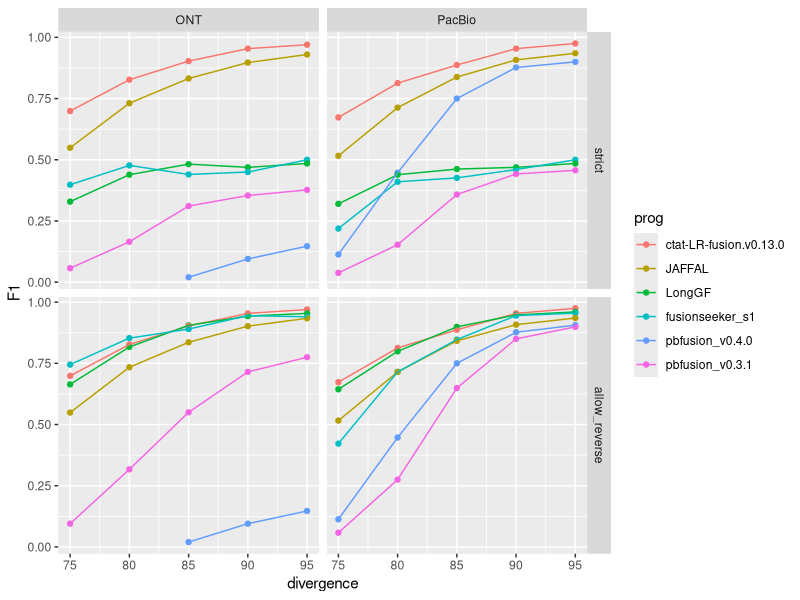
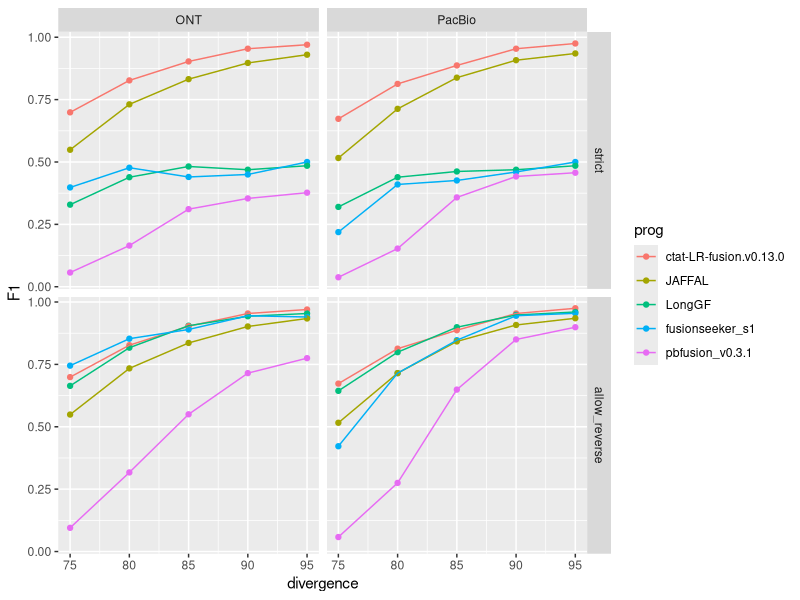
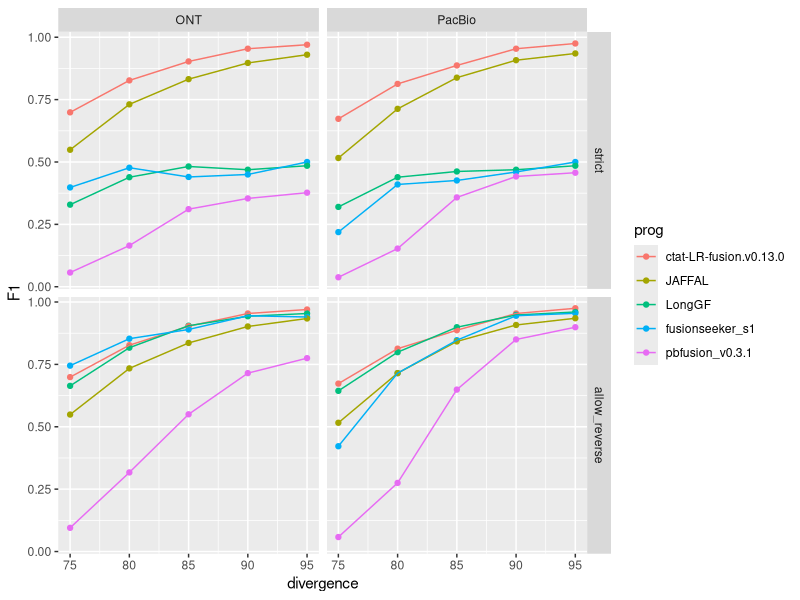

Source code (R) for these figures, in order:
## ---- chunk 1
knitr::opts_chunk$set(echo = TRUE)
library(tidyverse)
## ---- chunk 2

# parse accuracy statistics from benchmarking:

strict_results = read.table("data/strict.combined_results.ROC.tsv", header=T, sep="\t", stringsAsFactors = F)
strict_results$analysisType="strict"

allow_reverse_results = read.table("data/allow_reverse.combined_results.ROC.tsv", header=T, sep="\t", stringsAsFactors = F)
allow_reverse_results$analysisType="allow_reverse"



data = bind_rows(strict_results,
                 allow_reverse_results)


data = data %>% filter(prog %in% c(
                                   'pbfusion_v0.3.1',
                                   'pbfusion_v0.4.0',
                                   'fusionseeker_s1',
                                   'LongGF',
                                   'JAFFAL',
                                   'ctat-LR-fusion.v0.13.0')
                       )


# extract the maximum F1 value for each program and target data set: 

max_F1_data = data %>% group_by(analysisType, prog, seqtype, divergence) %>% 
    arrange(desc(F1)) %>% filter(row_number() == 1) %>% ungroup()


# rank programs 

ranked_progs = max_F1_data  %>% group_by(prog) %>% summarize(mean_F1 = mean(F1)) %>% arrange(desc(mean_F1))

max_F1_data$prog = factor(max_F1_data$prog, levels=ranked_progs$prog)

max_F1_data$analysisType = factor(max_F1_data$analysisType, levels=c('strict', 'allow_reverse'))

max_F1_data = max_F1_data %>% mutate(seqtype = ifelse(seqtype == "Pac", "PacBio", seqtype))

## ---- chunk 3

p_linepoint = max_F1_data %>% 
    filter(analysisType %in% c('strict', 'allow_reverse')) %>%
    ggplot() + 
    geom_point(aes(x=divergence, y=F1, color=prog)) +
    geom_line(aes(x=divergence, y=F1, group=prog, color=prog)) +
    facet_grid(vars(analysisType), vars(seqtype))


p_linepoint

## ---- chunk 4

# mention the new pbfusion v0.4.0 for supp, keep rest for main fig

p_linepoint = max_F1_data %>% 
    filter(prog != "pbfusion_v0.4.0") %>% 
    filter(analysisType %in% c('strict', 'allow_reverse')) %>%
    ggplot() + 
    geom_point(aes(x=divergence, y=F1, color=prog)) +
    geom_line(aes(x=divergence, y=F1, group=prog, color=prog)) +
    facet_grid(vars(analysisType), vars(seqtype))


p_linepoint




## ---- chunk 5

ggsave(p_linepoint, filename="jaffal_simdata_accuracy.paperfig.pdf", width=8, height=7)
